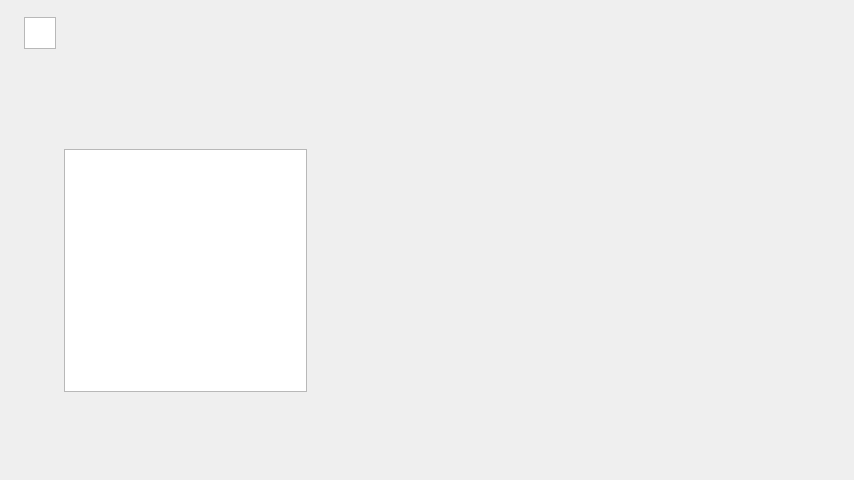
<?xml version="1.0" encoding="UTF-8"?>
<ui version="4.0">
 <class>BindWindow</class>
 <widget class="QDialog" name="BindWindow">
  <property name="geometry">
   <rect>
    <x>0</x>
    <y>0</y>
    <width>854</width>
    <height>480</height>
   </rect>
  </property>
  <property name="windowTitle">
   <string>Dialog</string>
  </property>
  <widget class="QGraphicsView" name="BindImage">
   <property name="geometry">
    <rect>
     <x>64</x>
     <y>149</y>
     <width>243</width>
     <height>243</height>
    </rect>
   </property>
  </widget>
  <widget class="QGraphicsView" name="yi_image">
   <property name="geometry">
    <rect>
     <x>24</x>
     <y>17</y>
     <width>32</width>
     <height>32</height>
    </rect>
   </property>
  </widget>
  <widget class="QLabel" name="title_label">
   <property name="geometry">
    <rect>
     <x>68</x>
     <y>17</y>
     <width>352</width>
     <height>45</height>
    </rect>
   </property>
  </widget> 
  <widget class="QLabel" name="text_label">
   <property name="geometry">
    <rect>
     <x>344</x>
     <y>230</y>
     <width>446</width>
     <height>230</height>
    </rect>
   </property>
  </widget> 
 </widget>
 <resources/>
 <connections/>
</ui>
